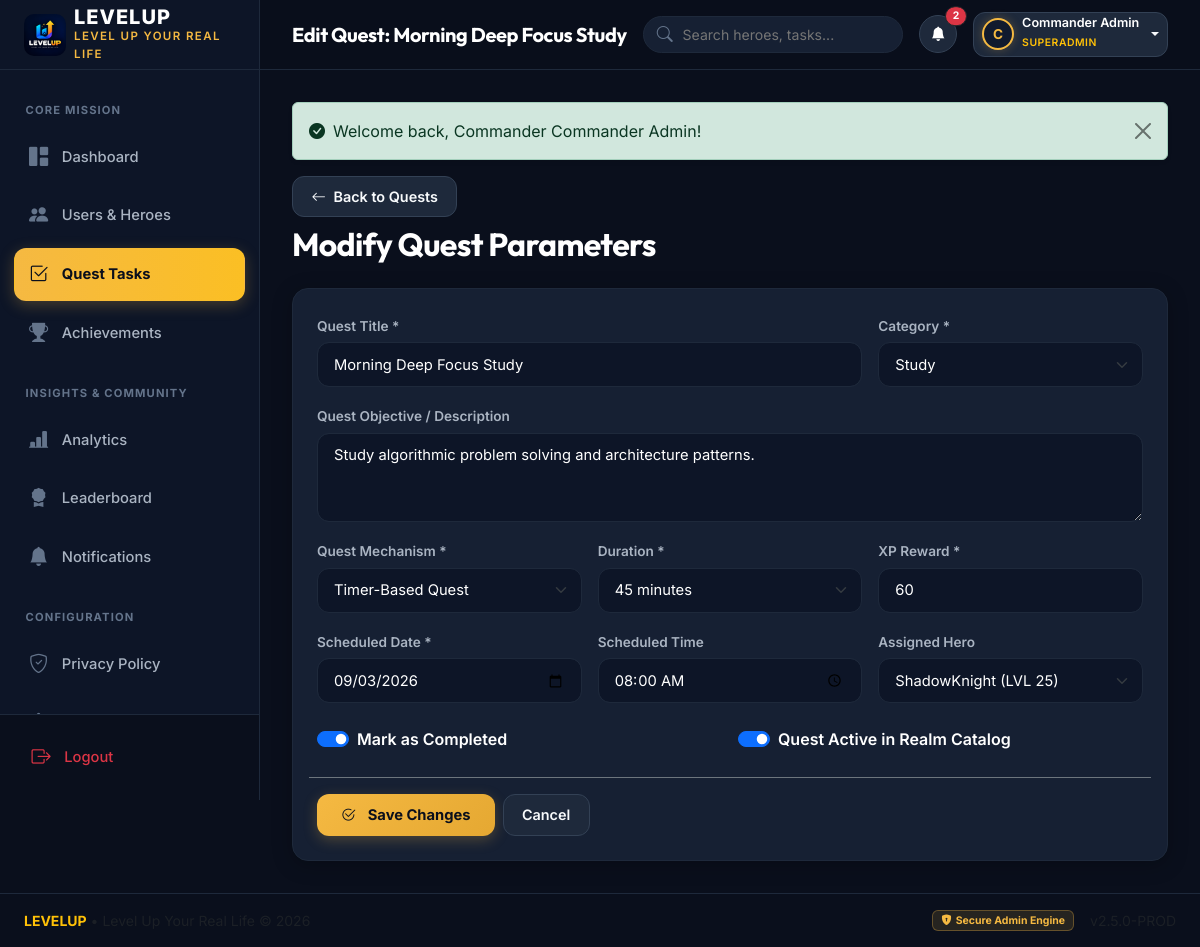
Screenshot of /admin-web/task-edit.php?id=task_001 (signed in) with the database file from the repository.
### tables this page shows
CREATE TABLE IF NOT EXISTS `tasks` (
    `id` VARCHAR(50) PRIMARY KEY,
    `title` VARCHAR(255) NOT NULL,
    `description` TEXT,
    `category` ENUM('Fitness', 'Study', 'Health', 'Work', 'Personal', 'Hydration', 'Other') NOT NULL DEFAULT 'Personal',
    `xp_reward` INT NOT NULL DEFAULT 10,
    `is_completed` TINYINT(1) NOT NULL DEFAULT 0,
    `scheduled_date` DATE NOT NULL,
    `scheduled_time` VARCHAR(10) NULL,
    `duration_minutes` INT NOT NULL DEFAULT 0,
    `time_spent_seconds` INT NOT NULL DEFAULT 0,
    `timer_status` VARCHAR(20) NOT NULL DEFAULT 'Not Started',
    `is_active` TINYINT(1) NOT NULL DEFAULT 1,
    `task_type` ENUM('normal', 'hydration') NOT NULL DEFAULT 'normal',
    `water_goal_ml` INT NOT NULL DEFAULT 2000,
    `current_water_ml` INT NOT NULL DEFAULT 0,
    `assigned_user_id` INT NULL,
    `created_at` TIMESTAMP DEFAULT CURRENT_TIMESTAMP,
    `updated_at` TIMESTAMP DEFAULT CURRENT_TIMESTAMP ON UPDATE CURRENT_TIMESTAMP,
    FOREIGN KEY (`assigned_user_id`) REFERENCES `users`(`id`) ON DELETE SET NULL,
    INDEX `idx_tasks_date` (`scheduled_date`),
    INDEX `idx_tasks_status` (`is_completed`),
    INDEX `idx_tasks_category` (`category`),
    INDEX `idx_tasks_type` (`task_type`)
);

CREATE TABLE IF NOT EXISTS `users` (
    `id` INT AUTO_INCREMENT PRIMARY KEY,
    `username` VARCHAR(100) NOT NULL,
    `email` VARCHAR(150) UNIQUE,
    `avatar_id` VARCHAR(50) DEFAULT 'hero1',
    `profile_image_path` VARCHAR(255) NULL,
    `level` INT NOT NULL DEFAULT 1,
    `total_xp` INT NOT NULL DEFAULT 0,
    `gold` INT NOT NULL DEFAULT 0,
    `current_streak` INT NOT NULL DEFAULT 0,
    `best_streak` INT NOT NULL DEFAULT 0,
    `skills_json` TEXT NULL,
    `is_active` TINYINT(1) NOT NULL DEFAULT 1,
    `hydration_current_streak` INT NOT NULL DEFAULT 0,
    `hydration_best_streak` INT NOT NULL DEFAULT 0,
    `last_hydration_date` VARCHAR(50) NULL,
    `created_at` TIMESTAMP DEFAULT CURRENT_TIMESTAMP,
    `updated_at` TIMESTAMP DEFAULT CURRENT_TIMESTAMP ON UPDATE CURRENT_TIMESTAMP,
    INDEX `idx_users_level` (`level`),
    INDEX `idx_users_is_active` (`is_active`)
);

### admin-web/includes/auth.php (called while the page is built, shortened)
<?php
function get_logged_in_admin(): ?array {
    try {
        $db = getDB();
        $stmt = $db->prepare("SELECT id, username, email, role, last_login FROM admins WHERE id = ?");
        $stmt->execute([$_SESSION['admin_id']]);
        $admin = $stmt->fetch();
        return $admin ?: null;
    } catch (Exception $e) {
        return null;
    }
}

### admin-web/task-edit.php (the view, shortened to what this page needs)
<?php
require_once __DIR__ . '/includes/auth.php';
require_once __DIR__ . '/includes/functions.php';
$db = getDB();
$taskId = trim($_GET['id'] ?? '');
$stmt = $db->prepare("SELECT * FROM tasks WHERE id = ?");
$stmt->execute([$taskId]);
$task = $stmt->fetch();
$heroesStmt = $db->query("SELECT id, username, level FROM users WHERE is_active = 1 ORDER BY username ASC");
$heroes = $heroesStmt->fetchAll();
$pageTitle = 'Edit Quest: ' . $task['title'];
require_once __DIR__ . '/includes/header.php';
require_once __DIR__ . '/includes/sidebar.php';
?>
<div class="admin-main">
    <?php require_once __DIR__ . '/includes/navbar.php'; ?>
    <div class="content-body">
        <div class="d-flex justify-content-between align-items-center mb-4">
            <div>
                <a href="tasks.php" class="btn btn-dark-rpg btn-sm mb-2"><i class="bi bi-arrow-left me-1"></i> Back to Quests</a>
                <h2 class="fw-bold text-white mb-0">Modify Quest Parameters</h2>
            </div>
        </div>
        <div class="card-rpg">
            <form method="POST" action="task-edit.php?id=<?= urlencode($task['id']) ?>">
                <div class="row g-3">
                    <div class="col-12 col-md-8">
                        <label for="title" class="form-label-rpg">Quest Title *</label>
                        <input type="text" class="form-control form-control-rpg" id="title" name="title" value="<?= e($_POST['title'] ?? $task['title']) ?>" required>
                    </div>
                    <div class="col-12 col-md-4">
                        <label for="category" class="form-label-rpg">Category *</label>
                        <select name="category" id="category" class="form-select form-select-rpg" required>
                            <?php $curCat = $_POST['category'] ?? $task['category']; ?>
                            <option value="Study" <?= $curCat === 'Study' ? 'selected' : '' ?>>Study</option>
                        </select>
                    </div>
                    <div class="col-12">
                        <label for="description" class="form-label-rpg">Quest Objective / Description</label>
                        <textarea class="form-control form-control-rpg" id="description" name="description" rows="3"><?= e($_POST['description'] ?? $task['description']) ?></textarea>
                    </div>
                    <div class="col-12 col-md-4">
                        <label for="taskTypeSelect" class="form-label-rpg">Quest Mechanism *</label>
                        <?php $curType = $_POST['task_type'] ?? $task['task_type']; ?>
                        <select name="task_type" id="taskTypeSelect" class="form-select form-select-rpg" required>
                            <option value="normal" <?= $curType === 'normal' ? 'selected' : '' ?>>Timer-Based Quest</option>
                        </select>
                    </div>
                    <div class="col-12 col-md-4" id="normalDurationGroup">
                        <label for="duration_minutes" class="form-label-rpg">Duration *</label>
                        <?php $curDur = $_POST['duration_minutes'] ?? $task['duration_minutes']; ?>
                        <select name="duration_minutes" id="duration_minutes" class="form-select form-select-rpg">
                            <option value="45" <?= $curDur == '45' ? 'selected' : '' ?>>45 minutes</option>
                        </select>
                    </div>
                    <div class="col-12 col-md-4">
                        <label for="xp_reward" class="form-label-rpg">XP Reward *</label>
                        <input type="number" class="form-control form-control-rpg" id="xp_reward" name="xp_reward" min="5" value="<?= (int)($_POST['xp_reward'] ?? $task['xp_reward']) ?>" required>
                    </div>
                    <div class="col-12 col-md-4">
                        <label for="scheduled_date" class="form-label-rpg">Scheduled Date *</label>
                        <input type="date" class="form-control form-control-rpg" id="scheduled_date" name="scheduled_date" value="<?= e($_POST['scheduled_date'] ?? $task['scheduled_date']) ?>" required>
                    </div>
                    <div class="col-12 col-md-4">
                        <label for="scheduled_time" class="form-label-rpg">Scheduled Time</label>
                        <input type="time" class="form-control form-control-rpg" id="scheduled_time" name="scheduled_time" value="<?= e($_POST['scheduled_time'] ?? $task['scheduled_time']) ?>">
                    </div>
                    <div class="col-12 col-md-4">
                        <label for="assigned_user_id" class="form-label-rpg">Assigned Hero</label>
                        <?php $curHero = $_POST['assigned_user_id'] ?? $task['assigned_user_id']; ?>
                        <select name="assigned_user_id" id="assigned_user_id" class="form-select form-select-rpg">
                            <?php foreach ($heroes as $h): ?>
                                <option value="<?= $h['id'] ?>" <?= $curHero == $h['id'] ? 'selected' : '' ?>>
                                    <?= e($h['username']) ?> (LVL <?= $h['level'] ?>)
                                </option>
                            <?php endforeach; ?>
                        </select>
                    </div>
                    <div class="col-12 col-md-6 mt-4">
                        <div class="form-check form-switch">
                            <input class="form-check-input" type="checkbox" id="is_completed" name="is_completed" <?= (!empty($_POST) ? isset($_POST['is_completed']) : $task['is_completed']) ? 'checked' : '' ?>>
                            <label class="form-check-label text-white fw-semibold" for="is_completed">Mark as Completed</label>
                        </div>
                    </div>
                    <div class="col-12 col-md-6 mt-4">
                        <div class="form-check form-switch">
                            <input class="form-check-input" type="checkbox" id="is_active" name="is_active" <?= (!empty($_POST) ? isset($_POST['is_active']) : $task['is_active']) ? 'checked' : '' ?>>
                            <label class="form-check-label text-white fw-semibold" for="is_active">Quest Active in Realm Catalog</label>
                        </div>
                    </div>
                    <div class="col-12 mt-4 pt-3 border-top border-secondary d-flex gap-2">
                        <button type="submit" class="btn btn-gold px-4">
                            <i class="bi bi-check2-circle me-1"></i> Save Changes
                        </button>
                        <a href="tasks.php" class="btn btn-dark-rpg">Cancel</a>
                    </div>
                </div>
            </form>
        </div>
    </div>
</div>
<?php require_once __DIR__ . '/includes/footer.php'; ?>

### admin-web/includes/navbar.php (shortened to what this page needs)
<?php
$adminUser = get_logged_in_admin() ?? [
    'username' => 'Administrator',
    'email' => 'admin@levelup.com',
    'role' => 'Superadmin'
];
try {
    $db = getDB();
    $unreadStmt = $db->query("SELECT COUNT(*) FROM notifications WHERE is_read = 0");
    $unreadCount = (int)$unreadStmt->fetchColumn();
} catch (Exception $e) {
    $unreadCount = 0;
}
?>
<header class="admin-navbar">
    <div class="d-flex align-items-center gap-3">
        <div>
            <h4 class="mb-0 fw-bold fs-5 text-white"><?= e($pageTitle ?? 'Dashboard') ?></h4>
        </div>
    </div>
    <div class="d-flex align-items-center gap-3">
        <div class="search-wrapper d-none d-md-flex">
            <form action="users.php" method="GET">
                <input type="text" name="search" class="top-search-input" placeholder="Search heroes, tasks..." value="<?= e($_GET['search'] ?? '') ?>">
            </form>
        </div>
        <div class="dropdown">
            <a href="notifications.php" class="btn btn-dark-rpg position-relative px-2 py-1 rounded-circle" style="width: 38px; height: 38px; display: inline-flex; align-items: center; justify-content: center;" title="View Notifications">
                <i class="bi bi-bell-fill text-white"></i>
                <?php if ($unreadCount > 0): ?>
                    <span class="position-absolute top-0 start-100 translate-middle badge rounded-pill bg-danger border border-dark" style="font-size: 0.65rem;">
                        <?= $unreadCount ?>
                    </span>
                <?php endif; ?>
            </a>
        </div>
        <div class="dropdown">
            <button class="btn btn-dark-rpg d-flex align-items-center gap-2 py-1 px-2 dropdown-toggle" type="button" data-bs-toggle="dropdown" aria-expanded="false">
                <div class="avatar-ring" style="width: 32px; height: 32px; font-size: 0.85rem;">
                    <?= strtoupper(substr($adminUser['username'] ?? 'A', 0, 1)) ?>
                </div>
                <div class="text-start d-none d-sm-block">
                    <div class="text-white fw-semibold small lh-1"><?= e($adminUser['username']) ?></div>
                    <small class="text-warning text-uppercase" style="font-size: 0.65rem; letter-spacing: 0.05em;"><?= e($adminUser['role']) ?></small>
                </div>
            </button>
        </div>
    </div>
</header>

### admin-web/assets/css/admin.css (style rules this page uses)
:root { --bg-main: #0A0F1C; --bg-card: #162033; --bg-card-hover: #1A263D; --bg-card-elevated: #1E2B45; --border-color: #1E293B; --border-focus: #F5B942; --text-main: #F8FAFC; --text-secondary: #AAB4C2; --text-muted: #64748B; --gold-primary: #F5B942; --gold-hover: #E5A832; --gold-glow: rgba(245, 185, 66, 0.25); --gold-subtle: rgba(245, 185, 66, 0.12); --accent-blue: #38BDF8; --accent-purple: #A855F7; --accent-green: #10B981; --accent-red: #EF4444; --sidebar-width: 260px; --topbar-height: 70px; --radius-sm: 8px; --radius-md: 12px; --radius-lg: 16px; --radius-xl: 20px; --transition-fast: 0.2s ease; --transition-normal: 0.3s cubic-bezier(0.4, 0, 0.2, 1); }
* { box-sizing: border-box; }
body { background-color: var(--bg-main); color: var(--text-main); font-family: 'Inter', system-ui, -apple-system, sans-serif; min-height: 100vh; margin: 0; padding: 0; overflow-x: hidden; }
h1, h2, h3, h4, h5, h6, .brand-font { font-family: 'Outfit', 'Inter', sans-serif; font-weight: 700; letter-spacing: -0.02em; color: #FFFFFF; }
.admin-main { width: 100%; min-width: 0; min-height: 100vh; display: flex; flex-direction: column; }
.admin-navbar { height: var(--topbar-height); background-color: rgba(10, 15, 28, 0.85); backdrop-filter: blur(12px); border-bottom: 1px solid var(--border-color); position: sticky; top: 0; z-index: 1010; display: flex; align-items: center; justify-content: space-between; padding: 0 2rem; }
.top-search-input { background-color: var(--bg-card); border: 1px solid var(--border-color); color: var(--text-main); border-radius: 9999px; padding: 0.45rem 1rem 0.45rem 2.4rem; font-size: 0.88rem; width: 260px; transition: all var(--transition-fast); }
.search-wrapper { position: relative; display: flex; align-items: center; }
.content-body { flex: 1; width: 100%; max-width: 100%; padding: 2rem; }
.card-rpg { background-color: var(--bg-card); border: 1px solid var(--border-color); border-radius: var(--radius-lg); padding: 1.5rem; box-shadow: 0 4px 20px rgba(0, 0, 0, 0.25); transition: transform var(--transition-fast), border-color var(--transition-fast), box-shadow var(--transition-fast); position: relative; overflow: hidden; }
.btn-gold { background: linear-gradient(135deg, var(--gold-primary), #E5A832); color: #0A0F1C; font-weight: 700; border: none; border-radius: var(--radius-md); padding: 0.55rem 1.25rem; font-size: 0.92rem; display: inline-flex; align-items: center; gap: 0.5rem; transition: all var(--transition-fast); box-shadow: 0 4px 14px var(--gold-glow); }
.btn-dark-rpg { background-color: #1E293B; color: var(--text-main); border: 1px solid #334155; border-radius: var(--radius-md); padding: 0.55rem 1.15rem; font-weight: 600; font-size: 0.9rem; transition: all var(--transition-fast); }
.form-control-rpg, .form-select-rpg { background-color: #0D1527; border: 1px solid var(--border-color); color: #FFFFFF; border-radius: var(--radius-md); padding: 0.65rem 1rem; font-size: 0.92rem; transition: all var(--transition-fast); }
.form-label-rpg { font-size: 0.85rem; font-weight: 600; color: var(--text-secondary); margin-bottom: 0.4rem; }
.avatar-ring { width: 44px; height: 44px; border-radius: 50%; border: 2px solid var(--gold-primary); display: flex; align-items: center; justify-content: center; background: #111A2E; font-weight: 700; color: var(--gold-primary); box-shadow: 0 0 10px var(--gold-glow); }

### rows the page displays
tasks: title "Morning Deep Focus Study", category "Study", description "Study algorithmic problem solving and architecture patterns.", task_type "Timer-Based Quest", duration_minutes "45 minutes", xp_reward "60", scheduled_date "09/03/2026", scheduled_time "08:00", assigned_user_id "ShadowKnight (LVL 25)", is_completed "☑", is_active "☑"

### other values shown
$pageTitle "Edit Quest: Morning Deep Focus Study"
$unreadCount "2"
substr($adminUser['username'] ?? 'A', 0, 1) "C"
$adminUser['username'] "Commander Admin"
$adminUser['role'] "SUPERADMIN"
$_SESSION[$sessionKey] "Welcome back, Commander Commander Admin!"
